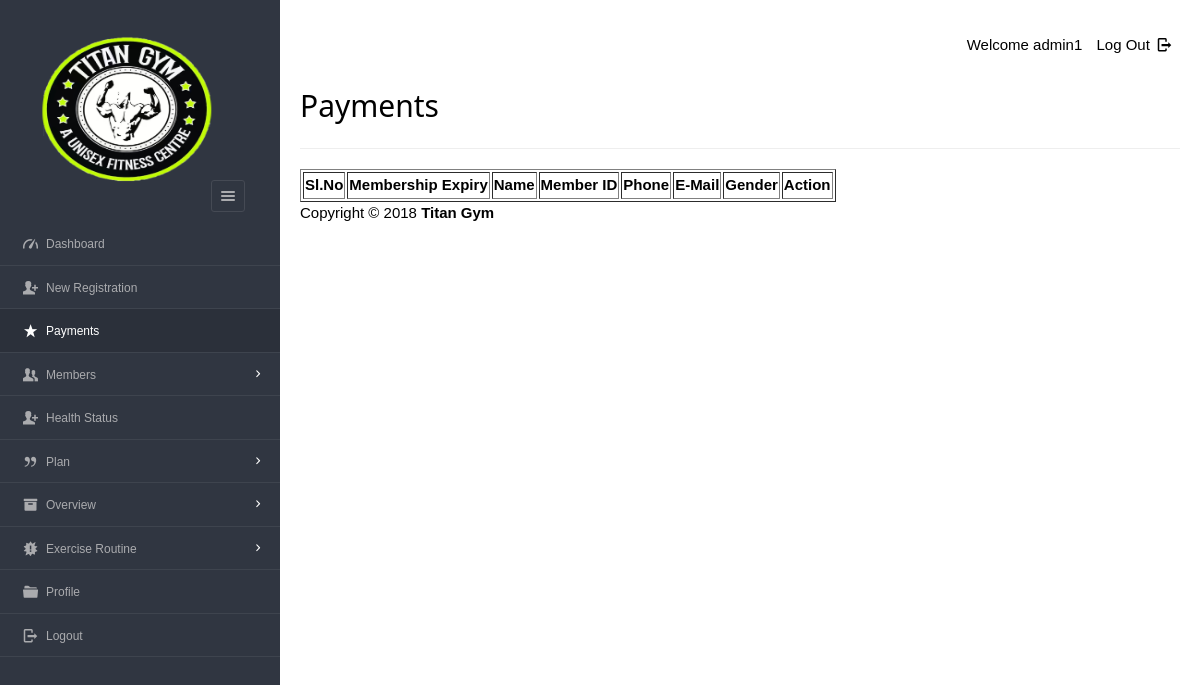
The app's page /Files/dashboard/admin/payments.php (signed in), older data.
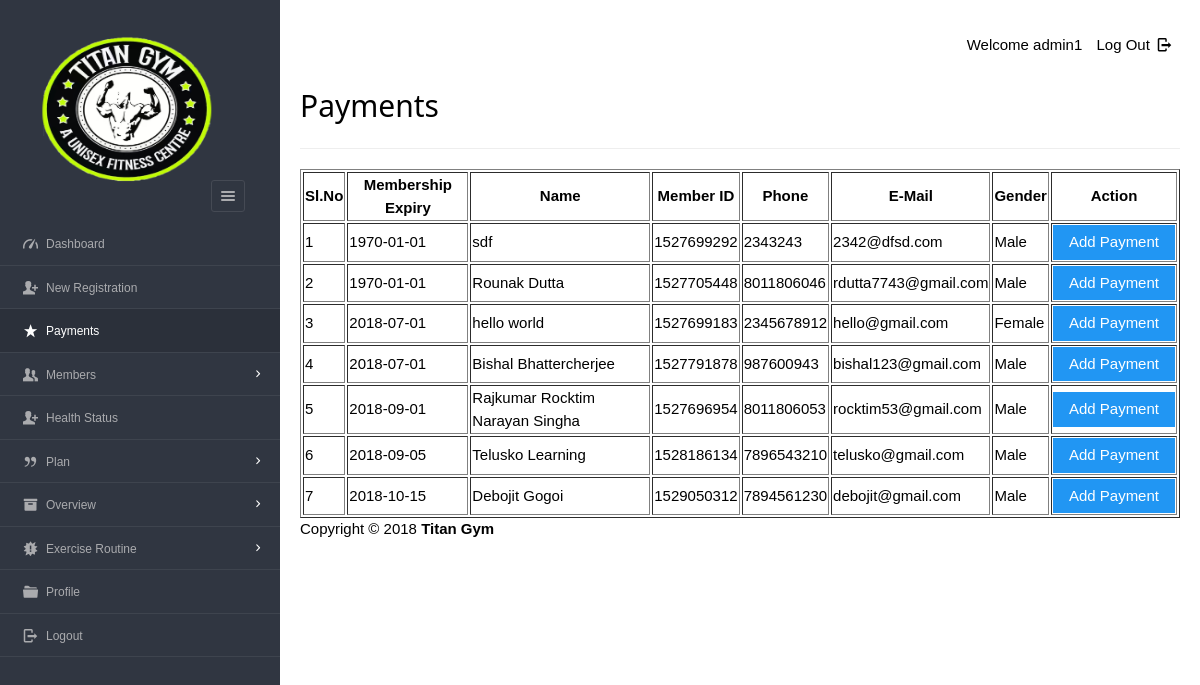
The same page, newer data.
### tables this page shows
CREATE TABLE `users`  (
  `userid` varchar(20) NOT NULL,
  `username` varchar(40) NOT NULL,
  `gender` varchar(8) NOT NULL,
  `mobile` varchar(20) NOT NULL,
  `email` varchar(20) NOT NULL,
  `dob` varchar(10) NOT NULL,
  `joining_date` varchar(10) NOT NULL,
  PRIMARY KEY (`userid`) USING BTREE,
  UNIQUE INDEX `email`(`email`) USING BTREE,
  INDEX `userid`(`userid`) USING BTREE
);

CREATE TABLE `enrolls_to`  (
  `et_id` int(5) NOT NULL AUTO_INCREMENT,
  `pid` varchar(8) NOT NULL,
  `uid` varchar(20) NOT NULL,
  `paid_date` varchar(15) NULL DEFAULT NULL,
  `expire` varchar(15) NULL DEFAULT NULL,
  `renewal` varchar(15) NULL DEFAULT NULL,
  PRIMARY KEY (`et_id`) USING BTREE,
  INDEX `user_ID`(`uid`) USING BTREE,
  INDEX `plan_ID_idx`(`pid`) USING BTREE,
  CONSTRAINT `plan_ID` FOREIGN KEY (`pid`) REFERENCES `plan` (`pid`) ON DELETE NO ACTION ON UPDATE NO ACTION,
  CONSTRAINT `user_ID` FOREIGN KEY (`uid`) REFERENCES `users` (`userid`) ON DELETE CASCADE ON UPDATE NO ACTION
);

### Files/dashboard/admin/payments.php (the view, shortened to what this page needs)
<?php
require '../../include/db_conn.php';
?>
<!DOCTYPE html>
<html lang="en">
<head>
    <link rel="stylesheet" href="../../css/style.css"  id="style-resource-5">
    <link rel="stylesheet" href="../../css/dashMain.css">
    <link rel="stylesheet" type="text/css" href="../../css/entypo.css">
    <link href="a1style.css" type="text/css" rel="stylesheet">
</head>
      <body class="page-body  page-fade" onload="collapseSidebar()">
    	<div class="page-container sidebar-collapsed" id="navbarcollapse">
		<div class="sidebar-menu">
			<header class="logo-env">
			<div class="logo">
				<a href="main.php">
					<img src="../../images/logo.png" alt="" width="192" height="80" />
				</a>
			</div>
					<div class="sidebar-collapse" onclick="collapseSidebar()">
				<a href="#" class="sidebar-collapse-icon with-animation">
					<i class="entypo-menu"></i>
				</a>
			</div>
			</header>
    		<?php include('nav.php'); ?>
    	</div>
    		<div class="main-content">
				<div class="row">
					<div class="col-md-6 col-sm-8 clearfix">
					</div>
					<div class="col-md-6 col-sm-4 clearfix hidden-xs">
						<ul class="list-inline links-list pull-right">
							<li>Welcome <?php echo $_SESSION['full_name']; ?>
							</li>
							<li>
								<a href="logout.php">
									Log Out <i class="entypo-logout right"></i>
								</a>
							</li>
						</ul>
					</div>
				</div>
		<h2>Payments</h2>
		<hr />
		<table class="table table-bordered datatable" id="table-1" border=1>
			<thead>
				<tr>
					<th>Sl.No</th>
					<th>Membership Expiry</th>
					<th>Name</th>
					<th>Member ID</th>
					<th>Phone</th>
					<th>E-Mail</th>
					<th>Gender</th>
					<th>Action</th>
				</tr>
			</thead>
				<tbody>
				<?php
					$query  = "select * from enrolls_to where renewal='yes' ORDER BY expire";
					$result = mysqli_query($con, $query);
					$sno    = 1;
					if (mysqli_affected_rows($con) != 0) {
					    while ($row = mysqli_fetch_array($result, MYSQLI_ASSOC)) {
					        $uid   = $row['uid'];
					        $planid=$row['pid'];
					        $query1  = "select * from users WHERE userid='$uid'";
					        $result1 = mysqli_query($con, $query1);
					        if (mysqli_affected_rows($con) == 1) {
					            while ($row1 = mysqli_fetch_array($result1, MYSQLI_ASSOC)) {
					                 echo "<tr><td>".$sno."</td>";
					                echo "<td>" . $row['expire'] . "</td>";
					                echo "<td>" . $row1['username'] . "</td>";
					                echo "<td>" . $row1['userid'] . "</td>";
					                echo "<td>" . $row1['mobile'] . "</td>";
					                echo "<td>" . $row1['email'] . "</td>";
					                echo "<td>" . $row1['gender'] . "</td>";
					                $sno++;
					                echo "<td><form action='make_payments.php' method='post'><input type='hidden' name='userID' value='" . $uid . "'/>
					                <input type='hidden' name='planID' value='" . $planid . "'/><input type='submit' class='a1-btn a1-blue' value='Add Payment ' class='btn btn-info'/></form></td></tr>";
					                $uid = 0;
					            }
					        }
					    }
					}
					?>
				</tbody>
		</table>
			<?php include('footer.php'); ?>
    	</div>
    </body>
</html>

Row changes from the older to the newer data that the page shows:
added enrolls_to: expire "1970-01-01"
added users: username "sdf", userid "1527699292", mobile "2343243", email "2342@dfsd.com", gender "Male"
added enrolls_to: expire "1970-01-01"
added users: username "Rounak Dutta", userid "1527705448", mobile "8011806046", email "rdutta7743@gmail.com", gender "Male"
added enrolls_to: expire "2018-07-01"
added users: username "hello world", userid "1527699183", mobile "2345678912", email "hello@gmail.com", gender "Female"
added enrolls_to: expire "2018-07-01"
added users: username "Bishal Bhattercherjee", userid "1527791878", mobile "987600943", email "bishal123@gmail.com", gender "Male"
added enrolls_to: expire "2018-09-01"
added users: username "Rajkumar Rocktim Narayan Singha", userid "1527696954", mobile "8011806053", email "rocktim53@gmail.com", gender "Male"
added enrolls_to: expire "2018-09-05"
added users: username "Telusko Learning", userid "1528186134", mobile "7896543210", email "telusko@gmail.com", gender "Male"
added enrolls_to: expire "2018-10-15"
added users: username "Debojit Gogoi", userid "1529050312", mobile "7894561230", email "debojit@gmail.com", gender "Male"
